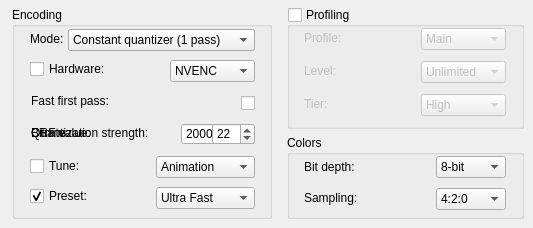
        <widget class="QWidget" name="Main265Tab">
         <attribute name="title">
          <string>Main</string>
         </attribute>
         <widget class="QGroupBox" name="Colors265GB">
          <property name="geometry">
           <rect>
            <x>287</x>
            <y>135</y>
            <width>237</width>
            <height>84</height>
           </rect>
          </property>
          <property name="title">
           <string>Colors</string>
          </property>
          <property name="checkable">
           <bool>false</bool>
          </property>
          <property name="checked">
           <bool>false</bool>
          </property>
          <widget class="QLabel" name="BitDepth265Label">
           <property name="geometry">
            <rect>
             <x>17</x>
             <y>22</y>
             <width>61</width>
             <height>20</height>
            </rect>
           </property>
           <property name="text">
            <string>Bit depth:</string>
           </property>
          </widget>
          <widget class="QComboBox" name="BitDepth265DD">
           <property name="geometry">
            <rect>
             <x>149</x>
             <y>21</y>
             <width>70</width>
             <height>22</height>
            </rect>
           </property>
           <property name="toolTip">
            <string>Sets the output color depth for encoding.</string>
           </property>
           <item>
            <property name="text">
             <string>8-bit</string>
            </property>
           </item>
           <item>
            <property name="text">
             <string>10-bit</string>
            </property>
           </item>
           <item>
            <property name="text">
             <string>12-bit</string>
            </property>
           </item>
          </widget>
          <widget class="QLabel" name="Sample265Label">
           <property name="geometry">
            <rect>
             <x>17</x>
             <y>53</y>
             <width>74</width>
             <height>20</height>
            </rect>
           </property>
           <property name="text">
            <string>Sampling:</string>
           </property>
          </widget>
          <widget class="QComboBox" name="ColorSpace265DD">
           <property name="geometry">
            <rect>
             <x>149</x>
             <y>53</y>
             <width>70</width>
             <height>22</height>
            </rect>
           </property>
           <property name="toolTip">
            <string>Sets the output color sampling for encoding.</string>
           </property>
           <item>
            <property name="text">
             <string>4:2:0</string>
            </property>
           </item>
           <item>
            <property name="text">
             <string>4:2:2</string>
            </property>
           </item>
           <item>
            <property name="text">
             <string>4:4:4</string>
            </property>
           </item>
          </widget>
         </widget>
         <widget class="QGroupBox" name="Profile265GB">
          <property name="geometry">
           <rect>
            <x>287</x>
            <y>7</y>
            <width>237</width>
            <height>122</height>
           </rect>
          </property>
          <property name="toolTip">
           <string>Enables profiling for HEVC.</string>
          </property>
          <property name="title">
           <string>Profiling</string>
          </property>
          <property name="checkable">
           <bool>true</bool>
          </property>
          <property name="checked">
           <bool>false</bool>
          </property>
          <widget class="QLabel" name="Profile265Label">
           <property name="geometry">
            <rect>
             <x>17</x>
             <y>21</y>
             <width>45</width>
             <height>20</height>
            </rect>
           </property>
           <property name="text">
            <string>Profile:</string>
           </property>
          </widget>
          <widget class="QComboBox" name="Profile265DD">
           <property name="geometry">
            <rect>
             <x>134</x>
             <y>21</y>
             <width>85</width>
             <height>22</height>
            </rect>
           </property>
           <property name="toolTip">
            <string>The profile to use.</string>
           </property>
           <item>
            <property name="text">
             <string>Main</string>
            </property>
           </item>
           <item>
            <property name="text">
             <string>Main 10</string>
            </property>
           </item>
           <item>
            <property name="text">
             <string>Main 12</string>
            </property>
           </item>
           <item>
            <property name="text">
             <string>Main 4:4:4</string>
            </property>
           </item>
          </widget>
          <widget class="QLabel" name="Level265Label">
           <property name="geometry">
            <rect>
             <x>17</x>
             <y>54</y>
             <width>50</width>
             <height>20</height>
            </rect>
           </property>
           <property name="text">
            <string>Level:</string>
           </property>
          </widget>
          <widget class="QComboBox" name="Level265DD">
           <property name="geometry">
            <rect>
             <x>134</x>
             <y>54</y>
             <width>85</width>
             <height>22</height>
            </rect>
           </property>
           <property name="toolTip">
            <string>The level for the profile to use.</string>
           </property>
           <item>
            <property name="text">
             <string>Unlimited</string>
            </property>
           </item>
           <item>
            <property name="text">
             <string>8.5</string>
            </property>
           </item>
           <item>
            <property name="text">
             <string>6.2</string>
            </property>
           </item>
           <item>
            <property name="text">
             <string>6.1</string>
            </property>
           </item>
           <item>
            <property name="text">
             <string>6.0</string>
            </property>
           </item>
           <item>
            <property name="text">
             <string>5.2</string>
            </property>
           </item>
           <item>
            <property name="text">
             <string>5.1</string>
            </property>
           </item>
           <item>
            <property name="text">
             <string>5.0</string>
            </property>
           </item>
           <item>
            <property name="text">
             <string>4.1</string>
            </property>
           </item>
           <item>
            <property name="text">
             <string>4.0</string>
            </property>
           </item>
           <item>
            <property name="text">
             <string>3.1</string>
            </property>
           </item>
           <item>
            <property name="text">
             <string>3.0</string>
            </property>
           </item>
           <item>
            <property name="text">
             <string>2.1</string>
            </property>
           </item>
           <item>
            <property name="text">
             <string>2.0</string>
            </property>
           </item>
           <item>
            <property name="text">
             <string>1.0</string>
            </property>
           </item>
          </widget>
          <widget class="QLabel" name="Tier265Label">
           <property name="geometry">
            <rect>
             <x>17</x>
             <y>87</y>
             <width>38</width>
             <height>20</height>
            </rect>
           </property>
           <property name="text">
            <string>Tier:</string>
           </property>
          </widget>
          <widget class="QComboBox" name="Tier265DD">
           <property name="geometry">
            <rect>
             <x>134</x>
             <y>87</y>
             <width>85</width>
             <height>22</height>
            </rect>
           </property>
           <property name="toolTip">
            <string>Sets the tier for HEVC encoding.</string>
           </property>
           <item>
            <property name="text">
             <string>High</string>
            </property>
           </item>
           <item>
            <property name="text">
             <string>Main</string>
            </property>
           </item>
          </widget>
         </widget>
         <widget class="QGroupBox" name="EncodingSetting265GB">
          <property name="geometry">
           <rect>
            <x>12</x>
            <y>7</y>
            <width>260</width>
            <height>212</height>
           </rect>
          </property>
          <property name="title">
           <string>Encoding</string>
          </property>
          <widget class="QLabel" name="EncodeMode265Label">
           <property name="geometry">
            <rect>
             <x>18</x>
             <y>24</y>
             <width>39</width>
             <height>16</height>
            </rect>
           </property>
           <property name="text">
            <string>Mode:</string>
           </property>
          </widget>
          <widget class="QComboBox" name="EncodeMode265DD">
           <property name="geometry">
            <rect>
             <x>56</x>
             <y>22</y>
             <width>187</width>
             <height>22</height>
            </rect>
           </property>
           <property name="toolTip">
            <string>The encoding mode to use.</string>
           </property>
           <item>
            <property name="text">
             <string>Constant rate factor (1 pass)</string>
            </property>
           </item>
           <item>
            <property name="text">
             <string>Average bitrate (1 pass)</string>
            </property>
           </item>
           <item>
            <property name="text">
             <string>Target bitrate (2 pass)</string>
            </property>
           </item>
           <item>
            <property name="text">
             <string>Constant quantizer (1 pass)</string>
            </property>
           </item>
          </widget>
          <widget class="QCheckBox" name="Hardware265CB">
           <property name="geometry">
            <rect>
             <x>18</x>
             <y>52</y>
             <width>91</width>
             <height>20</height>
            </rect>
           </property>
           <property name="toolTip">
            <string>Enables/disables hardware encoding.</string>
           </property>
           <property name="text">
            <string>Hardware:</string>
           </property>
          </widget>
          <widget class="QComboBox" name="Hardware265DD">
           <property name="geometry">
            <rect>
             <x>158</x>
             <y>53</y>
             <width>85</width>
             <height>22</height>
            </rect>
           </property>
           <property name="toolTip">
            <string>Selects the hardware encoder to use.</string>
           </property>
           <item>
            <property name="text">
             <string>NVENC</string>
            </property>
           </item>
           <item>
            <property name="text">
             <string>QuickSync</string>
            </property>
           </item>
           <item>
            <property name="text">
             <string>AMF</string>
            </property>
           </item>
          </widget>
          <widget class="QDoubleSpinBox" name="Bitrate265NUD">
           <property name="geometry">
            <rect>
             <x>169</x>
             <y>116</y>
             <width>74</width>
             <height>22</height>
            </rect>
           </property>
           <property name="toolTip">
            <string>The bitrate to encode in.</string>
           </property>
           <property name="decimals">
            <number>0</number>
           </property>
           <property name="maximum">
            <double>80000.000000000000000</double>
           </property>
           <property name="value">
            <double>2000.000000000000000</double>
           </property>
          </widget>
          <widget class="QCheckBox" name="Tune265CB">
           <property name="geometry">
            <rect>
             <x>18</x>
             <y>149</y>
             <width>59</width>
             <height>20</height>
            </rect>
           </property>
           <property name="toolTip">
            <string>Enables tuning.</string>
           </property>
           <property name="text">
            <string>Tune:</string>
           </property>
          </widget>
          <widget class="QComboBox" name="Tune265DD">
           <property name="geometry">
            <rect>
             <x>144</x>
             <y>149</y>
             <width>99</width>
             <height>22</height>
            </rect>
           </property>
           <property name="toolTip">
            <string>Selects the tuning to use for encoding.</string>
           </property>
           <item>
            <property name="text">
             <string>Animation</string>
            </property>
           </item>
           <item>
            <property name="text">
             <string>Grain</string>
            </property>
           </item>
           <item>
            <property name="text">
             <string>Fast Decode</string>
            </property>
           </item>
           <item>
            <property name="text">
             <string>Zero Latency</string>
            </property>
           </item>
           <item>
            <property name="text">
             <string>PSNR</string>
            </property>
           </item>
           <item>
            <property name="text">
             <string>SSIM</string>
            </property>
           </item>
          </widget>
          <widget class="QCheckBox" name="Preset265CB">
           <property name="geometry">
            <rect>
             <x>18</x>
             <y>179</y>
             <width>71</width>
             <height>20</height>
            </rect>
           </property>
           <property name="toolTip">
            <string>Enables CPU presets.</string>
           </property>
           <property name="text">
            <string>Preset:</string>
           </property>
           <property name="checked">
            <bool>true</bool>
           </property>
          </widget>
          <widget class="QComboBox" name="Preset265DD">
           <property name="geometry">
            <rect>
             <x>144</x>
             <y>180</y>
             <width>99</width>
             <height>22</height>
            </rect>
           </property>
           <property name="toolTip">
            <string>Selects the CPU preset to use for encoding.</string>
           </property>
           <item>
            <property name="text">
             <string>Ultra Fast</string>
            </property>
           </item>
           <item>
            <property name="text">
             <string>Super Fast</string>
            </property>
           </item>
           <item>
            <property name="text">
             <string>Very Fast</string>
            </property>
           </item>
           <item>
            <property name="text">
             <string>Faster</string>
            </property>
           </item>
           <item>
            <property name="text">
             <string>Fast</string>
            </property>
           </item>
           <item>
            <property name="text">
             <string>Medium</string>
            </property>
           </item>
           <item>
            <property name="text">
             <string>Slow</string>
            </property>
           </item>
           <item>
            <property name="text">
             <string>Slower</string>
            </property>
           </item>
           <item>
            <property name="text">
             <string>Very slow</string>
            </property>
           </item>
           <item>
            <property name="text">
             <string>Placebo</string>
            </property>
           </item>
          </widget>
          <widget class="QLabel" name="Quantizer265Label">
           <property name="geometry">
            <rect>
             <x>19</x>
             <y>118</y>
             <width>125</width>
             <height>16</height>
            </rect>
           </property>
           <property name="text">
            <string>Quantization strength:</string>
           </property>
          </widget>
          <widget class="QSpinBox" name="Quantizer265NUD">
           <property name="geometry">
            <rect>
             <x>200</x>
             <y>116</y>
             <width>43</width>
             <height>22</height>
            </rect>
           </property>
           <property name="toolTip">
            <string>Sets the quantization strength for encoding.</string>
           </property>
           <property name="maximum">
            <number>51</number>
           </property>
           <property name="value">
            <number>22</number>
           </property>
          </widget>
          <widget class="QSpinBox" name="CRFValue265NUD">
           <property name="geometry">
            <rect>
             <x>200</x>
             <y>116</y>
             <width>43</width>
             <height>22</height>
            </rect>
           </property>
           <property name="toolTip">
            <string>The CRF strength for encoding.</string>
           </property>
           <property name="maximum">
            <number>51</number>
           </property>
           <property name="value">
            <number>22</number>
           </property>
          </widget>
          <widget class="QLabel" name="CRFValue265Label">
           <property name="geometry">
            <rect>
             <x>19</x>
             <y>118</y>
             <width>79</width>
             <height>16</height>
            </rect>
           </property>
           <property name="text">
            <string>CRF value:</string>
           </property>
          </widget>
          <widget class="QComboBox" name="EncodeMode265HWDD">
           <property name="geometry">
            <rect>
             <x>56</x>
             <y>22</y>
             <width>187</width>
             <height>22</height>
            </rect>
           </property>
           <property name="toolTip">
            <string>The hardware encoding mode to use.</string>
           </property>
           <item>
            <property name="text">
             <string>Constant quantizer (1 pass)</string>
            </property>
           </item>
           <item>
            <property name="text">
             <string>Average bitrate (1 pass)</string>
            </property>
           </item>
           <item>
            <property name="text">
             <string>Target bitrate (2 pass)</string>
            </property>
           </item>
          </widget>
          <widget class="QLabel" name="Bitrate265Label">
           <property name="geometry">
            <rect>
             <x>19</x>
             <y>118</y>
             <width>79</width>
             <height>16</height>
            </rect>
           </property>
           <property name="text">
            <string>Bitrate:</string>
           </property>
          </widget>
          <widget class="QLabel" name="FastPass265Label">
           <property name="geometry">
            <rect>
             <x>19</x>
             <y>86</y>
             <width>91</width>
             <height>16</height>
            </rect>
           </property>
           <property name="text">
            <string>Fast first pass:</string>
           </property>
          </widget>
          <widget class="QCheckBox" name="FastPass265CB">
           <property name="geometry">
            <rect>
             <x>229</x>
             <y>86</y>
             <width>18</width>
             <height>20</height>
            </rect>
           </property>
           <property name="toolTip">
            <string>Enables fast first pass for 2 pass encoding.</string>
           </property>
           <property name="text">
            <string/>
           </property>
          </widget>
         </widget>
        </widget>
